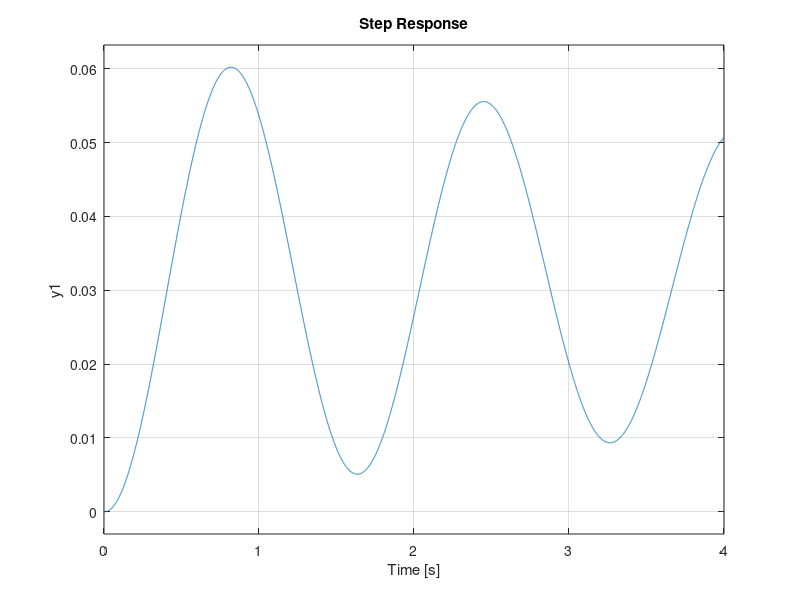

Here is the MATLAB script that generated this plot:
%% Declacarión de las constantes a utilizar
Ra=0.5;
La=0.0015;
kb=0.03;
km=0.03;
Bm=0.2;
Jm=0.00025;
kt=0.75;
m1=0.022;
m3=0.092;
mt=0.149;
L1=0.31;
g=9.81;
beta=0.01;

%% Sustituciones necesarias para simplificación
alpha=kt*kb/(mt*L1^2);
delta=g*(m1-m3)/(mt*L1);

%Definición del sistema matricial de las ecuaciones de espacio de estado
A=[-Ra/La -kb/La 0 0; km/Jm -Bm/Jm 0 0; 0 0 0 1; 0 alpha delta -beta/(mt*L1)];
B=[1/La; 0; 0; 0];
C=[0 0 1 0];
D=[0];

%Creación de nuestra representación matricial
sysss=ss(A, B, C, D);

%% Simulación para obtener la respuesta ante el escalón e impulso
step(sysss);
%sisotool(sysss); %para generar un entorno donde podamos crear el controlador del sistema
%impulse(sysss)